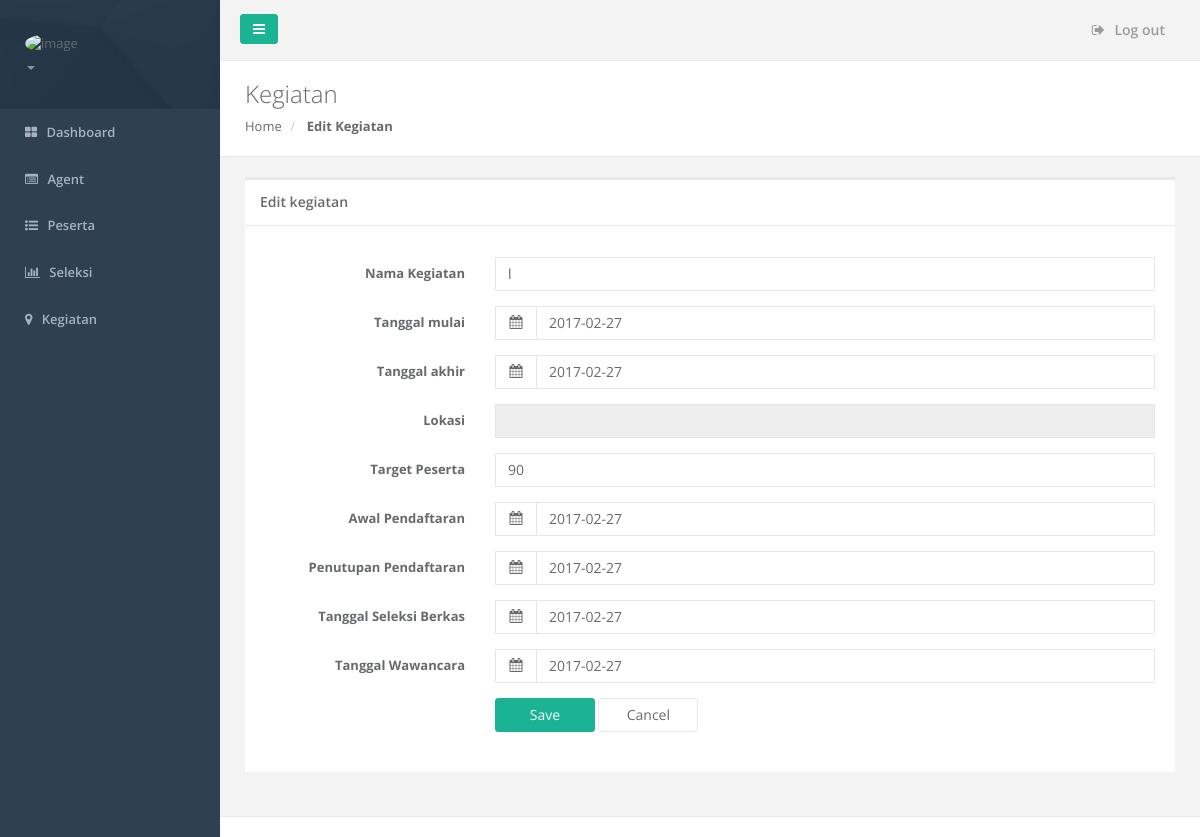
The page /SiteManager/detailkegiatan.php?id=Event-2017311105415 on the database its author committed.
### tables this page shows
CREATE TABLE IF NOT EXISTS `tbl_kegiatan` (
  `kode_kegiatan` varchar(50) NOT NULL,
  `nama_kegiatan` varchar(50) NOT NULL,
  `tgl_mulai` date NOT NULL,
  `tgl_selesai` date NOT NULL,
  `kode_lokasi` varchar(50) NOT NULL,
  `target_peserta` varchar(50) NOT NULL,
  `tgl_pendaftaran` date NOT NULL,
  `tgl_penutupan` date NOT NULL,
  `tgl_seleksiberkas` date NOT NULL,
  `tgl_wawancara` date NOT NULL,
  `status` varchar(50) NOT NULL,
  PRIMARY KEY (`kode_kegiatan`)
);

### SiteManager/detailkegiatan.php (the view, shortened to what this page needs)
<?php
    include('../koneksi.php');
    $id=$_GET['id'];
    $kode_lokasi = $_GET['kode'];
    $query = mysqli_query($conn,"SELECT * FROM tbl_kegiatan AS a inner join tbl_lokasi AS b on a.kode_lokasi = b.kode_lokasi where kode_kegiatan = '$id' ");
    $row = mysqli_fetch_array($query);
    $lokasi = mysqli_fetch_array(mysqli_query($conn, "SELECT * FROM tbl_lokasi where kode_lokasi = '$kode_lokasi' "));
?>
<!DOCTYPE html>
<html>
<head>
    <link href="../css/bootstrap.min.css" rel="stylesheet" />
    <link href="../font-awesome/css/font-awesome.css" rel="stylesheet" />
    <link href="../css/plugins/iCheck/custom.css" rel="stylesheet" />
    <link href="../css/animate.css" rel="stylesheet" />
    <link href="../css/style.css" rel="stylesheet" />
    <link href="../css/plugins/datapicker/datepicker3.css" rel="stylesheet" />
    <link href="../css/plugins/awesome-bootstrap-checkbox/awesome-bootstrap-checkbox.css" rel="stylesheet" />
    <link href="../css/plugins/sweetalert/sweetalert.css" rel="stylesheet" />
</head>
<body>
    <div id="wrapper">
        <?php
            include('b.php');
        ?>
        <div class="row wrapper border-bottom white-bg page-heading">
            <div class="col-lg-10">
            <h2>Kegiatan</h2>
            <ol class="breadcrumb">
                <li>
                    <a href="kegiatan.php?kode=<?php echo $kode_lokasi ?>">Home</a>
                </li>
                <li class="active">
                    <strong>Edit Kegiatan</strong>
                </li>
            </ol>
            </div>
        </div>
        <div class="wrapper wrapper-content animated fadeInRight">
            <div class="row">
                <div class="col-lg-12">
                    <div class="ibox float-e-margins">
                        <div class="ibox-title">
                            <h5>Edit kegiatan</h5>
                        </div>
                        <div class="ibox-content">
                            <form method="post" class="form-horizontal" action="simpan_kegiatan.php">
                                <div class="form-group">
                                <div class="col-sm-12"><input type="text" style="display:none" class="form-control" value="<?php echo $row['kode_kegiatan'] ?>" name="kode_kegiatan"/></div>
                                </div>
                                <div class="form-group">
                                    <label class="col-sm-3 control-label">Nama Kegiatan</label>
                                    <div class="col-sm-9"><input type="text" class="form-control" value="<?php echo $row['nama_kegiatan'] ?>" name="nama_kegiatan" /></div>
                                </div>
                                <div class="form-group" id="data_1">
                                    <label class="col-sm-3 control-label">Tanggal mulai</label>
                                    <div class="col-sm-9">
                                        <div class="input-group date">
                                            <span class="input-group-addon"><i class="fa fa-calendar"></i></span><input type="text" class="form-control" value="<?php echo $row['tgl_mulai'] ?>" name="tgl_mulai" />
                                        </div>
                                    </div>
                                </div>
                                <div class="form-group" id="data_1">
                                    <label class="col-sm-3 control-label">Tanggal akhir</label>
                                    <div class="col-sm-9">
                                        <div class="input-group date">
                                            <span class="input-group-addon"><i class="fa fa-calendar"></i></span><input type="text" class="form-control" value= "<?php echo $row['tgl_selesai'] ?>" name="tgl_selesai" />
                                        </div>
                                    </div>
                                </div>
                                <div class="form-group">
                                    <label class="col-sm-3 control-label">Lokasi</label>
                                    <div class="col-sm-9">
                                        <input type="text" class="form-control" value="<?php echo $lokasi['nama_lokasi'] ?>" disabled />
                                    </div>
                                </div>
                                <div class="form-group">
                                    <label class="col-sm-3 control-label">Target Peserta</label>
                                    <div class="col-sm-9"><input type="text" class="form-control" value="<?php echo $row['target_peserta'] ?>" name="target_peserta" /></div>
                                </div>
                                <div class="form-group" id="data_1">
                                    <label class="col-sm-3 control-label">Awal Pendaftaran</label>
                                    <div class="col-sm-9">
                                        <div class="input-group date">
                                            <span class="input-group-addon"><i class="fa fa-calendar"></i></span><input type="text" class="form-control" value="<?php echo $row['tgl_pendaftaran'] ?>" name="tgl_pendaftaran" />
                                        </div>
                                    </div>
                                </div>
                                <div class="form-group" id="data_1">
                                    <label class="col-sm-3 control-label">Penutupan Pendaftaran</label>
                                    <div class="col-sm-9">
                                        <div class="input-group date">
                                            <span class="input-group-addon"><i class="fa fa-calendar"></i></span><input type="text" class="form-control" value="<?php echo $row['tgl_penutupan'] ?>" name="tgl_penutupan" />
                                        </div>
                                    </div>
                                </div>
                                <div class="form-group" id="data_1">
                                    <label class="col-sm-3 control-label">Tanggal Seleksi Berkas</label>
                                    <div class="col-sm-9">
                                        <div class="input-group date">
                                            <span class="input-group-addon"><i class="fa fa-calendar"></i></span><input type="text" class="form-control" value="<?php echo $row['tgl_seleksiberkas'] ?>" name="tgl_seleksiberkas" />
                                        </div>
                                    </div>
                                </div>
                                <div class="form-group" id="data_1">
                                    <label class="col-sm-3 control-label">Tanggal Wawancara</label>
                                    <div class="col-sm-9">
                                        <div class="input-group date">
                                            <span class="input-group-addon"><i class="fa fa-calendar"></i></span><input type="text" class="form-control" value="<?php echo $row['tgl_wawancara'] ?>" name="tgl_wawancara" />
                                        </div>
                                    </div>
                                </div>
                                <div class="form-group">
                                    <div class="col-sm-3"></div>
                                    <div class="col-sm-9">
                                        <button class="btn btn-primary" style="width:100px;" type="submit" name="save">Save</button>
                                        <a href="kegiatan.php?kode=<?php echo $kode_lokasi ?>" class="btn btn-white" style="width:100px;">Cancel</a>
                                    </div>
                                </div>
                            </form>
                        </div>
                    </div>
                </div>
            </div>
        </div>
        <div class="footer">
        </div>
        </div>
        </div>
</body>
</html>

### rows shown on the page
tbl_kegiatan: nama_kegiatan "l", tgl_mulai "2017-02-27", tgl_selesai "2017-02-27", target_peserta "90", tgl_pendaftaran "2017-02-27", tgl_penutupan "2017-02-27", tgl_seleksiberkas "2017-02-27", tgl_wawancara "2017-02-27"
